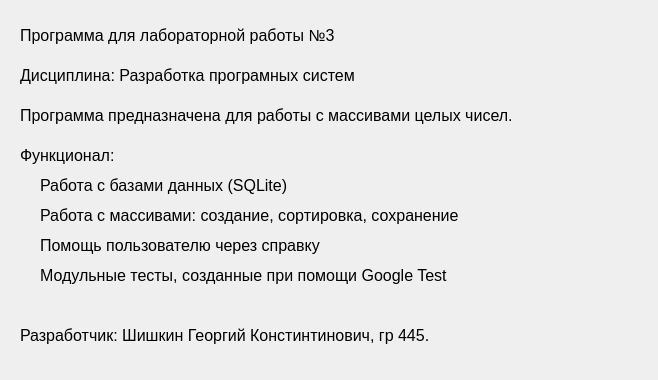
<?xml version="1.0" encoding="UTF-8"?>
<ui version="4.0">
 <class>FAQ</class>
 <widget class="QWidget" name="FAQ">
  <property name="geometry">
   <rect>
    <x>0</x>
    <y>0</y>
    <width>658</width>
    <height>380</height>
   </rect>
  </property>
  <property name="windowTitle">
   <string>Form</string>
  </property>
  <widget class="QLabel" name="label">
   <property name="geometry">
    <rect>
     <x>20</x>
     <y>20</y>
     <width>421</width>
     <height>31</height>
    </rect>
   </property>
   <property name="font">
    <font>
     <pointsize>12</pointsize>
    </font>
   </property>
   <property name="text">
    <string>Программа для лабораторной работы №3</string>
   </property>
  </widget>
  <widget class="QLabel" name="label_2">
   <property name="geometry">
    <rect>
     <x>20</x>
     <y>60</y>
     <width>421</width>
     <height>31</height>
    </rect>
   </property>
   <property name="font">
    <font>
     <pointsize>12</pointsize>
    </font>
   </property>
   <property name="text">
    <string>Дисциплина: Разработка програмных систем</string>
   </property>
  </widget>
  <widget class="QLabel" name="label_3">
   <property name="geometry">
    <rect>
     <x>20</x>
     <y>100</y>
     <width>621</width>
     <height>31</height>
    </rect>
   </property>
   <property name="font">
    <font>
     <pointsize>12</pointsize>
    </font>
   </property>
   <property name="text">
    <string>Программа предназначена для работы с массивами целых чисел.</string>
   </property>
  </widget>
  <widget class="QLabel" name="label_4">
   <property name="geometry">
    <rect>
     <x>20</x>
     <y>140</y>
     <width>561</width>
     <height>31</height>
    </rect>
   </property>
   <property name="font">
    <font>
     <pointsize>12</pointsize>
    </font>
   </property>
   <property name="text">
    <string>Функционал:</string>
   </property>
  </widget>
  <widget class="QLabel" name="label_5">
   <property name="geometry">
    <rect>
     <x>40</x>
     <y>170</y>
     <width>561</width>
     <height>31</height>
    </rect>
   </property>
   <property name="font">
    <font>
     <pointsize>12</pointsize>
    </font>
   </property>
   <property name="text">
    <string>Работа с базами данных (SQLite)</string>
   </property>
  </widget>
  <widget class="QLabel" name="label_6">
   <property name="geometry">
    <rect>
     <x>40</x>
     <y>200</y>
     <width>561</width>
     <height>31</height>
    </rect>
   </property>
   <property name="font">
    <font>
     <pointsize>12</pointsize>
    </font>
   </property>
   <property name="text">
    <string>Работа с массивами: создание, сортировка, сохранение</string>
   </property>
  </widget>
  <widget class="QLabel" name="label_7">
   <property name="geometry">
    <rect>
     <x>40</x>
     <y>230</y>
     <width>561</width>
     <height>31</height>
    </rect>
   </property>
   <property name="font">
    <font>
     <pointsize>12</pointsize>
    </font>
   </property>
   <property name="text">
    <string>Помощь пользователю через справку</string>
   </property>
  </widget>
  <widget class="QLabel" name="label_8">
   <property name="geometry">
    <rect>
     <x>40</x>
     <y>260</y>
     <width>561</width>
     <height>31</height>
    </rect>
   </property>
   <property name="font">
    <font>
     <pointsize>12</pointsize>
    </font>
   </property>
   <property name="text">
    <string>Модульные тесты, созданные при помощи Google Test</string>
   </property>
  </widget>
  <widget class="QLabel" name="label_9">
   <property name="geometry">
    <rect>
     <x>20</x>
     <y>320</y>
     <width>561</width>
     <height>31</height>
    </rect>
   </property>
   <property name="font">
    <font>
     <pointsize>12</pointsize>
    </font>
   </property>
   <property name="text">
    <string>Разработчик: Шишкин Георгий Констинтинович, гр 445.</string>
   </property>
  </widget>
 </widget>
 <resources/>
 <connections/>
</ui>
